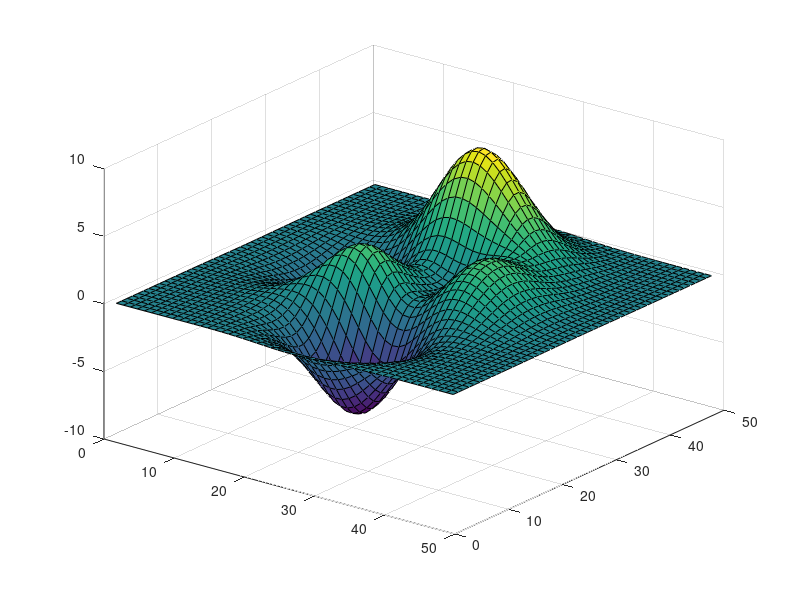

MATLAB code for this plot:
function result = test_view_004
result = false;
a = figure;
surf(peaks)
view(37.5,30);
drawnow;
close(a);
result = true;
